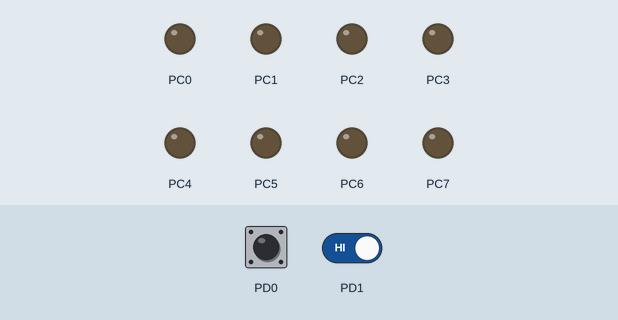
The program below on a simulated ATmega128, built with avr-gcc and emulated at 8 MHz. Shown: output pins drawn as LEDs (lit = HIGH). The test bench sets the inputs (shaded band); at power-on: PD0 LOW, PD1 HIGH.

Above: at 1.2 s.
1.3 s: PD0 driven HIGH
At 1.6 s:
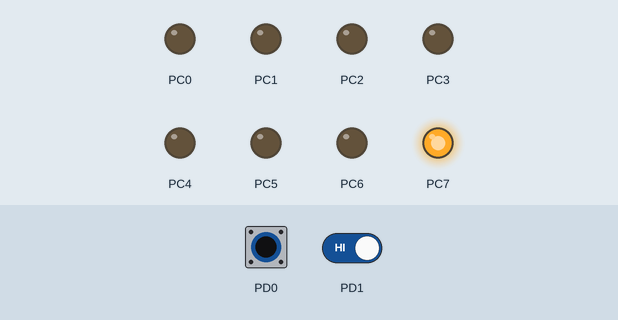
2.8 s: PD1 driven LOW
At 3.9 s:
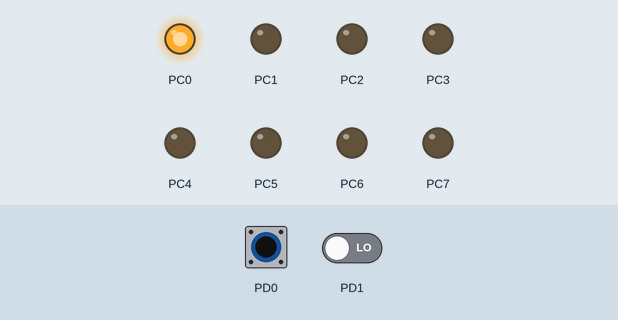
4.3 s: PD0 pulsed LOW 5 times (0.12 s each, 0.3 s apart)
At 6.8 s:
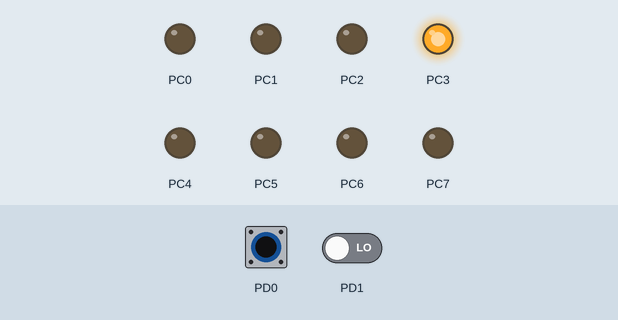
7.3 s: PD0 pulsed LOW 2 times (0.12 s each, 0.3 s apart)
At 8.4 s:
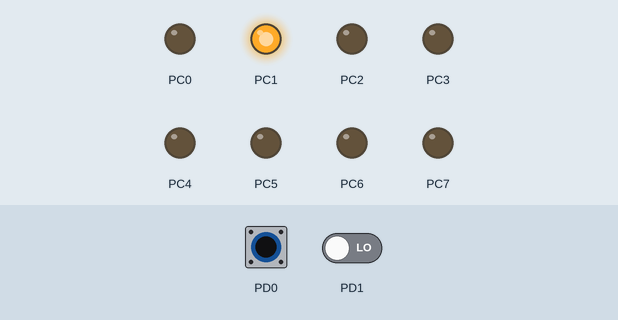
Timing chart, 0 to 10.3 s (numbered marks = the images above; inputs shaded):
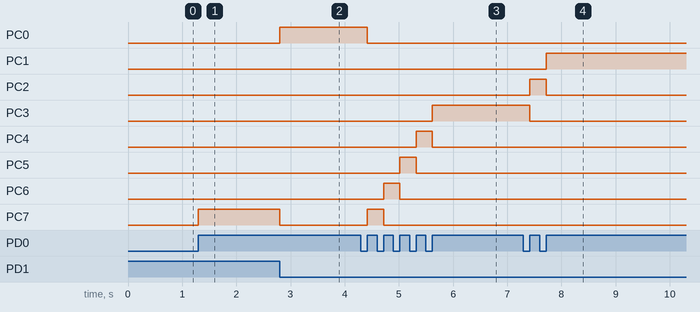

Measured:
- after the input at 1.3 s, PC7: LOW → HIGH at once
- after the input at 2.8 s, PC0: LOW → HIGH at once; PC7: HIGH → LOW at once
- after the input at 4.3 s, PC0: HIGH → LOW after 0.12 s; PC3: LOW → HIGH after 1.3 s; PC4: LOW → HIGH after 1.0 s, → LOW 0.30 s later; PC5: LOW → HIGH after 0.72 s, → LOW 0.30 s later; PC6: LOW → HIGH after 0.42 s, → LOW 0.30 s later
- after the input at 7.3 s, PC1: LOW → HIGH after 0.42 s; PC2: LOW → HIGH after 0.12 s, → LOW 0.30 s later; PC3: HIGH → LOW after 0.12 s

The program:

main.c
```c
/*
 * OpdrachtB2.c
 *
 * Created: 2/9/2022 10:33:51 AM
 * Author : berke
 */

#define F_CPU 8e6
#include <avr/io.h>
#include <util/delay.h>
#include <avr/interrupt.h>

int i = 0;

ISR( INT0_vect ) {
	i--;
	i = (i < 0 ? 7 : i);
	PORTC = (1<<i);
}


ISR( INT1_vect ) {
	i++;
	i = (i > 7 ? 0 : i);
	PORTC = (1<<i);
}


int main(void)
{
	DDRC = 0xFF; //Setting row to output
	DDRD = 0x00;

	EICRA |= 0x0B;			// INT1 falling edge, INT0 rising edge
	EIMSK |= 0x03;			// Enable INT1 & INT0

	sei();

    /* Replace with your application code */
    while (1)
    {
    }
}
```
